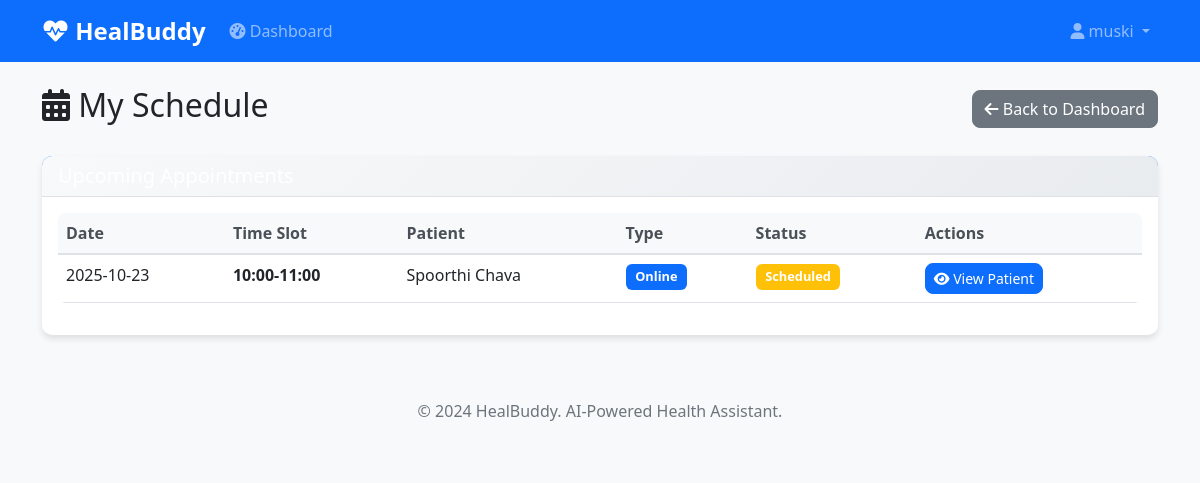
Page /doctor_schedule (signed in) on the committed database.
### app.py (models this page shows)
class User(UserMixin, db.Model):
    id = db.Column(db.Integer, primary_key=True)
    username = db.Column(db.String(80), unique=True, nullable=False)
    email = db.Column(db.String(120), unique=True, nullable=False)
    password_hash = db.Column(db.String(120), nullable=False)
    user_type = db.Column(db.String(20), nullable=False)  # 'patient', 'doctor', 'hospital'
    created_at = db.Column(db.DateTime, default=datetime.utcnow)
    first_name = db.Column(db.String(50))
    last_name = db.Column(db.String(50))
    date_of_birth = db.Column(db.Date)
    phone_number = db.Column(db.String(20))
    address = db.Column(db.Text)
    height = db.Column(db.Float)  # in cm
    weight = db.Column(db.Float)  # in kg
    blood_group = db.Column(db.String(5))
    allergies = db.Column(db.Text)
    medical_conditions = db.Column(db.Text)
    current_medications = db.Column(db.Text)
    emergency_contact_name = db.Column(db.String(100))
    emergency_contact_phone = db.Column(db.String(20))
    preferred_hospital = db.Column(db.String(200))  # Legacy field
    preferred_hospitals = db.Column(db.Text)  # JSON array of multiple hospitals
    license_number = db.Column(db.String(50))
    degree = db.Column(db.String(100))
    specialization = db.Column(db.String(100))
    years_of_experience = db.Column(db.Integer)
    hospital_affiliation = db.Column(db.String(200))
    consultation_fee = db.Column(db.Float)
    hospital_name = db.Column(db.String(200))
    hospital_type = db.Column(db.String(50))  # 'public', 'private', 'clinic'
    registration_number = db.Column(db.String(100))
    license_number_hospital = db.Column(db.String(100))
    emergency_services = db.Column(db.Boolean, default=False)
    specialties_available = db.Column(db.Text)
    total_beds = db.Column(db.Integer)
    icu_beds = db.Column(db.Integer)
    emergency_contact = db.Column(db.String(20))
    health_records = db.relationship('HealthRecord', backref='patient', lazy=True)
    consultations = db.relationship('Consultation', foreign_keys='Consultation.patient_id', backref='patient', lazy=True)
    doctor_consultations = db.relationship('Consultation', foreign_keys='Consultation.doctor_id', backref='doctor', lazy=True)

class Appointment(db.Model):
    id = db.Column(db.Integer, primary_key=True)
    patient_id = db.Column(db.Integer, db.ForeignKey('user.id'), nullable=False)
    doctor_id = db.Column(db.Integer, db.ForeignKey('user.id'), nullable=False)
    consultation_id = db.Column(db.Integer, db.ForeignKey('consultation.id'))
    appointment_type = db.Column(db.String(20), default='online')  # online, offline
    appointment_date = db.Column(db.DateTime)
    appointment_slot = db.Column(db.String(50))  # e.g., "09:00-10:00"
    status = db.Column(db.String(20), default='scheduled')  # scheduled, completed, cancelled
    created_at = db.Column(db.DateTime, default=datetime.utcnow)
    patient = db.relationship('User', foreign_keys=[patient_id], backref='patient_appointments')
    doctor = db.relationship('User', foreign_keys=[doctor_id], backref='doctor_appointments')

### app.py (the view)
@app.route('/doctor_schedule')
@login_required
def doctor_schedule():
    if current_user.user_type != 'doctor':
        flash('Access denied')
        return redirect(url_for('dashboard'))
    appointments = Appointment.query.filter_by(doctor_id=current_user.id).order_by(Appointment.appointment_date).all()
    return render_template('doctor_schedule.html', appointments=appointments)

### app.py (called while the page is built)
@login_manager.user_loader
def load_user(user_id):
    return User.query.get(int(user_id))

### templates/doctor_schedule.html (shortened to what this page needs)
{% extends "base.html" %}
{% block content %}
<div class="row">
    <div class="col-md-12">
        <div class="d-flex justify-content-between align-items-center mb-4">
            <h2><i class="fas fa-calendar-alt"></i> My Schedule</h2>
            <a href="{{ url_for('dashboard') }}" class="btn btn-secondary">
                <i class="fas fa-arrow-left"></i> Back to Dashboard
            </a>
        </div>
    </div>
</div>
<div class="row">
    <div class="col-md-12">
        <div class="card">
            <div class="card-header bg-primary text-white">
                <h5 class="mb-0">Upcoming Appointments</h5>
            </div>
            <div class="card-body">
                {% if appointments %}
                    <div class="table-responsive">
                        <table class="table table-hover">
                            <thead>
                                <tr>
                                    <th>Date</th>
                                    <th>Time Slot</th>
                                    <th>Patient</th>
                                    <th>Type</th>
                                    <th>Status</th>
                                    <th>Actions</th>
                                </tr>
                            </thead>
                            <tbody>
                                {% for appt in appointments %}
                                <tr class="{{ 'table-success' if appt.status == 'completed' else '' }}">
                                    <td>{{ appt.appointment_date.strftime('%Y-%m-%d') }}</td>
                                    <td><strong>{{ appt.appointment_slot }}</strong></td>
                                    <td>{{ appt.patient.first_name }} {{ appt.patient.last_name }}</td>
                                    <td>
                                        <span class="badge bg-{{ 'primary' if appt.appointment_type == 'online' else 'info' }}">
                                            {{ appt.appointment_type.title() }}
                                        </span>
                                    </td>
                                    <td>
                                        <span class="badge bg-{{ 'warning' if appt.status == 'scheduled' else 'success' if appt.status == 'completed' else 'danger' }}">
                                            {{ appt.status.title() }}
                                        </span>
                                    </td>
                                    <td>
                                        <a href="{{ url_for('view_patient', patient_id=appt.patient_id) }}" class="btn btn-sm btn-primary">
                                            <i class="fas fa-eye"></i> View Patient
                                        </a>
                                    </td>
                                </tr>
                                {% endfor %}
                            </tbody>
                        </table>
                    </div>
                {% else %}
                    <div class="text-center py-5">
                        <i class="fas fa-calendar-times fa-3x text-muted mb-3"></i>
                        <p class="text-muted">No appointments scheduled yet.</p>
                    </div>
                {% endif %}
            </div>
        </div>
    </div>
</div>
{% endblock %}

### templates/base.html (shortened to what this page needs)
<!DOCTYPE html>
<html lang="en">
<head>
    <link href="https://cdn.jsdelivr.net/npm/bootstrap@5.1.3/dist/css/bootstrap.min.css" rel="stylesheet">
    <link href="https://cdnjs.cloudflare.com/ajax/libs/font-awesome/6.0.0/css/all.min.css" rel="stylesheet">
    <link href="{{ url_for('static', filename='css/style.css') }}" rel="stylesheet">
</head>
<body>
    <nav class="navbar navbar-expand-lg navbar-dark bg-primary">
        <div class="container">
            <a class="navbar-brand" href="{{ url_for('index') }}">
                <i class="fas fa-heartbeat"></i> HealBuddy
            </a>
            <div class="collapse navbar-collapse" id="navbarNav">
                <ul class="navbar-nav me-auto">
                    {% if current_user.is_authenticated %}
                        <li class="nav-item">
                            <a class="nav-link" href="{{ url_for('dashboard') }}">
                                <i class="fas fa-tachometer-alt"></i> Dashboard
                            </a>
                        </li>
                    {% endif %}
                </ul>
                <ul class="navbar-nav">
                    {% if current_user.is_authenticated %}
                        <li class="nav-item dropdown">
                            <a class="nav-link dropdown-toggle" href="#" id="navbarDropdown" role="button" data-bs-toggle="dropdown">
                                <i class="fas fa-user"></i> {{ current_user.username }}
                            </a>
                        </li>
                    {% endif %}
                </ul>
            </div>
        </div>
    </nav>
    <main class="container mt-4">
        {% block content %}{% endblock %}
    </main>
    <footer class="bg-light text-center text-muted py-3 mt-5">
        <div class="container">
            <p>&copy; 2024 HealBuddy. AI-Powered Health Assistant.</p>
        </div>
    </footer>
</body>
</html>

### static/css/style.css (style rules this page uses)
:root { --primary-color: #007bff; --success-color: #28a745; --danger-color: #dc3545; --warning-color: #ffc107; --info-color: #17a2b8; --light-color: #f8f9fa; --dark-color: #343a40; }
body { font-family: 'Segoe UI', Tahoma, Geneva, Verdana, sans-serif; background-color: #f8f9fa; }
.navbar-brand { font-weight: bold; font-size: 1.5rem; }
.navbar-nav .nav-link { font-weight: 500; transition: color 0.3s ease; }
.card { border: none; border-radius: 10px; box-shadow: 0 4px 6px rgba(0, 0, 0, 0.1); transition: transform 0.3s ease, box-shadow 0.3s ease; }
.card-header { background: linear-gradient(135deg, #f8f9fa 0%, #e9ecef 100%); border-bottom: 1px solid #dee2e6; border-radius: 10px 10px 0 0 !important; }
.btn { border-radius: 8px; font-weight: 500; transition: all 0.3s ease; }
.badge { font-size: 0.8rem; padding: 0.5em 0.75em; border-radius: 6px; }
.table { border-radius: 8px; overflow: hidden; }
.table thead th { background-color: #f8f9fa; border-bottom: 2px solid #dee2e6; font-weight: 600; color: #495057; }
.fade-in { animation: fadeIn 0.5s ease-in; }

### rows in the picture
User: username "muski"
Appointment: appointment_date "2025-10-23", appointment_slot "10:00-11:00", patient.first_name "Spoorthi", patient.last_name "Chava", appointment_type "Online", status "Scheduled"
